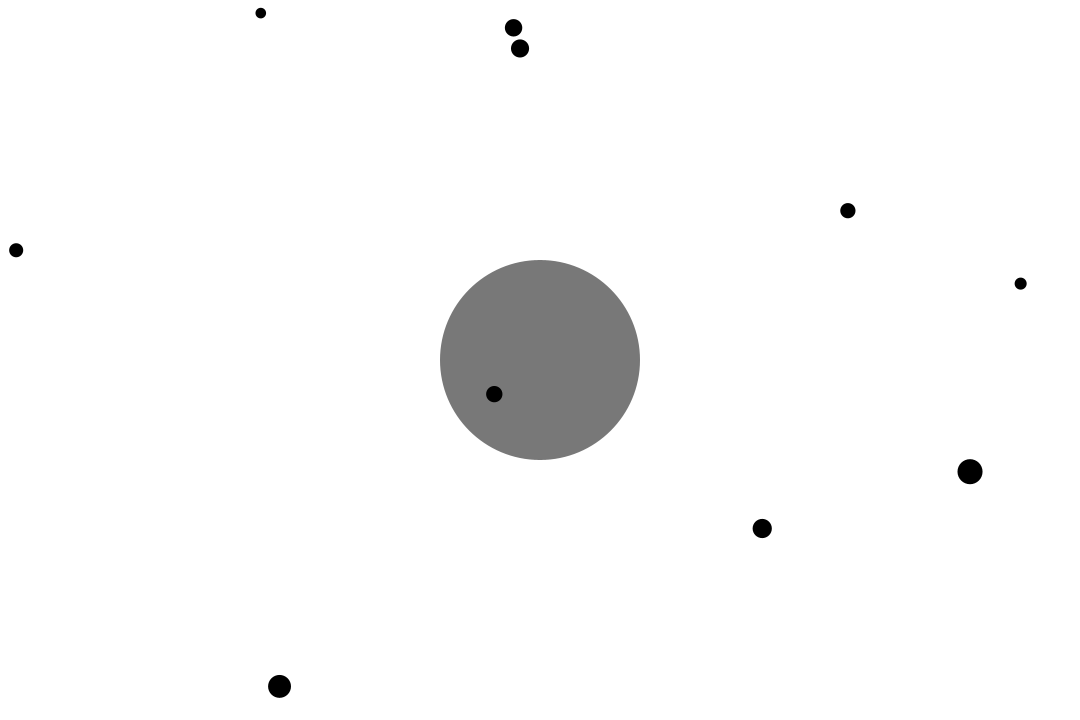
Frame 1 (no input)
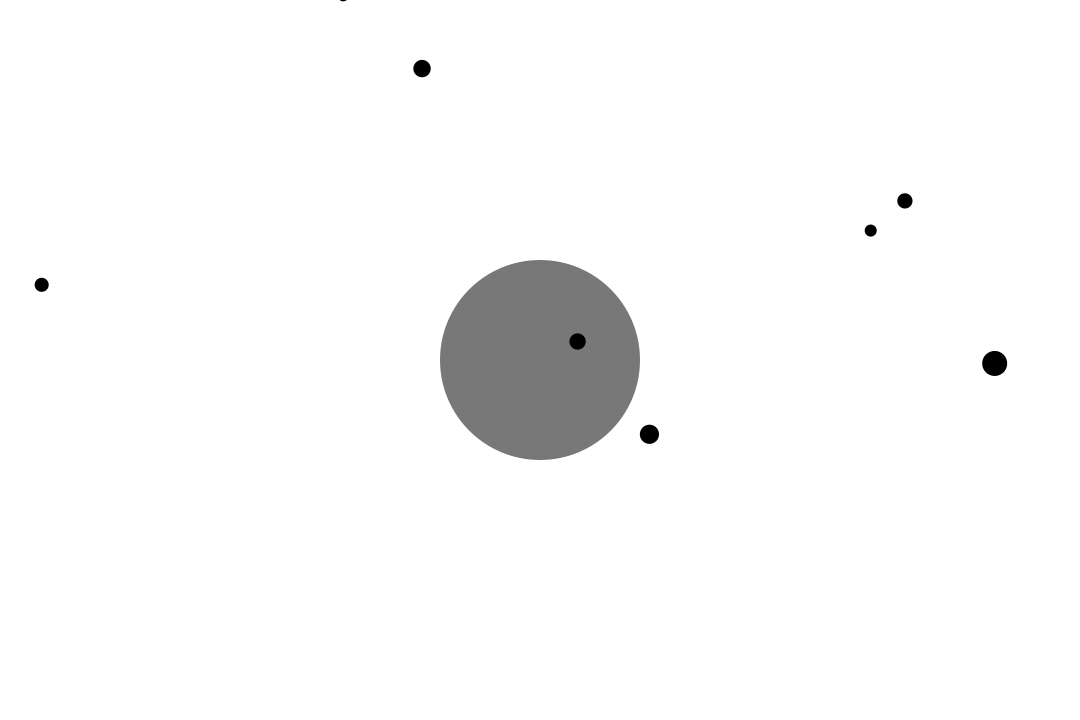
Frame 60 (the mouse pressed at the canvas centre just before this capture)
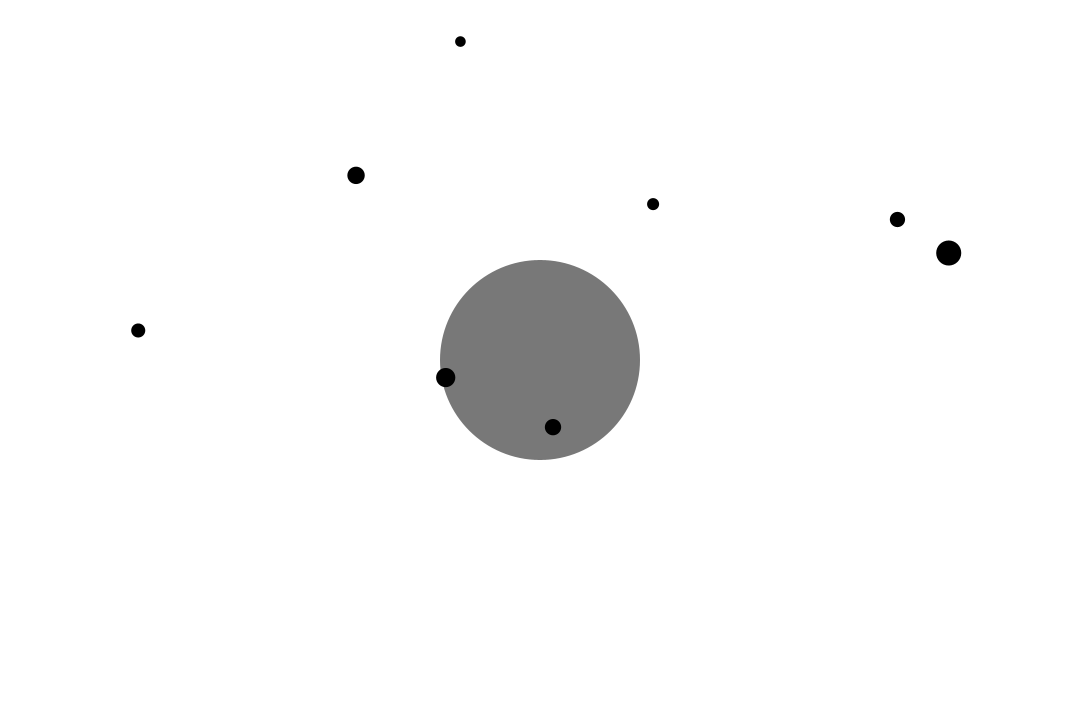
Frame 120 (the mouse held since frame 60 and released just before this capture)

The Processing sketch that drew these frames (run headless with seeded random() and noise(); from frame 60 on, the mouse is pressed at the canvas centre):

// Processing sketch: GravitationalAttraction
// ── GravitationalAttraction.pde
// vim:filetype=java
Ball[] balls;
Attracter attracter;

void setup() {
  size(1080, 720);
  background(255);

  balls = new Ball[10];
  attracter = new Attracter();

  for (int i = 0; i < balls.length; i++) {
    balls[i] = new Ball(random(10, 30));
  }
}

void draw() {
  background(255);
 
  attracter.update();
  attracter.render();

  for (Ball ball : balls) {
    PVector f = attracter.attract(ball); 
    ball.applyForce(f);
    ball.update();
    ball.render();
  }
}

// ── Attracter.pde
// vim:filetype=java

class Attracter {
  PVector pos;
  PVector vel;
  PVector acc;
  float mass;
  float G;

  Attracter() {
    pos = new PVector(width / 2, height / 2);
    vel = new PVector(0, 0);
    acc = new PVector(0, 0);
    G = 1;
    mass = 200;
  }

  void update() {
    vel.add(acc);
    pos.add(vel);
    acc.mult(0);
  }

  PVector attract(Ball ball) {
    PVector force = PVector.sub(pos, ball.pos);
    float d = force.mag();

    d = constrain(d, 10, 100);

    force.normalize();

    float strength = (mass * ball.mass) / (d * d);

    return force.mult(strength);
  } 

  void render() {
    noStroke();
    fill(120);
    ellipse(pos.x, pos.y, mass, mass);
  }
}

// ── Ball.pde
// vim:filetype=java

class Ball {
  PVector pos;
  PVector vel;
  PVector acc;
  float mass;

  Ball(float mass) {
    this.mass = mass;
    pos = new PVector(random(0, width), random(0, height));
    vel = new PVector(random(-2, 2), random(-2, 2));
    acc = new PVector(0, 0);
  }

  void applyForce(PVector force) {
    PVector f = PVector.div(force, mass);
    acc.add(f);
  }

  void update() {
    vel.add(acc);
    pos.add(vel);
    acc.mult(0);
  }

  void edgeEffect() {
    if (pos.x <= 0 || pos.x >= width) vel.x = -vel.x;
    if (pos.y <= 0 || pos.y >= height) vel.y = -vel.y;

    pos.x = constrain(pos.x, 0, width);
    pos.y = constrain(pos.y, 0, height);
  }

  void render() {
    noStroke();
    fill(0);
    ellipse(pos.x, pos.y, mass, mass);
  }
}
